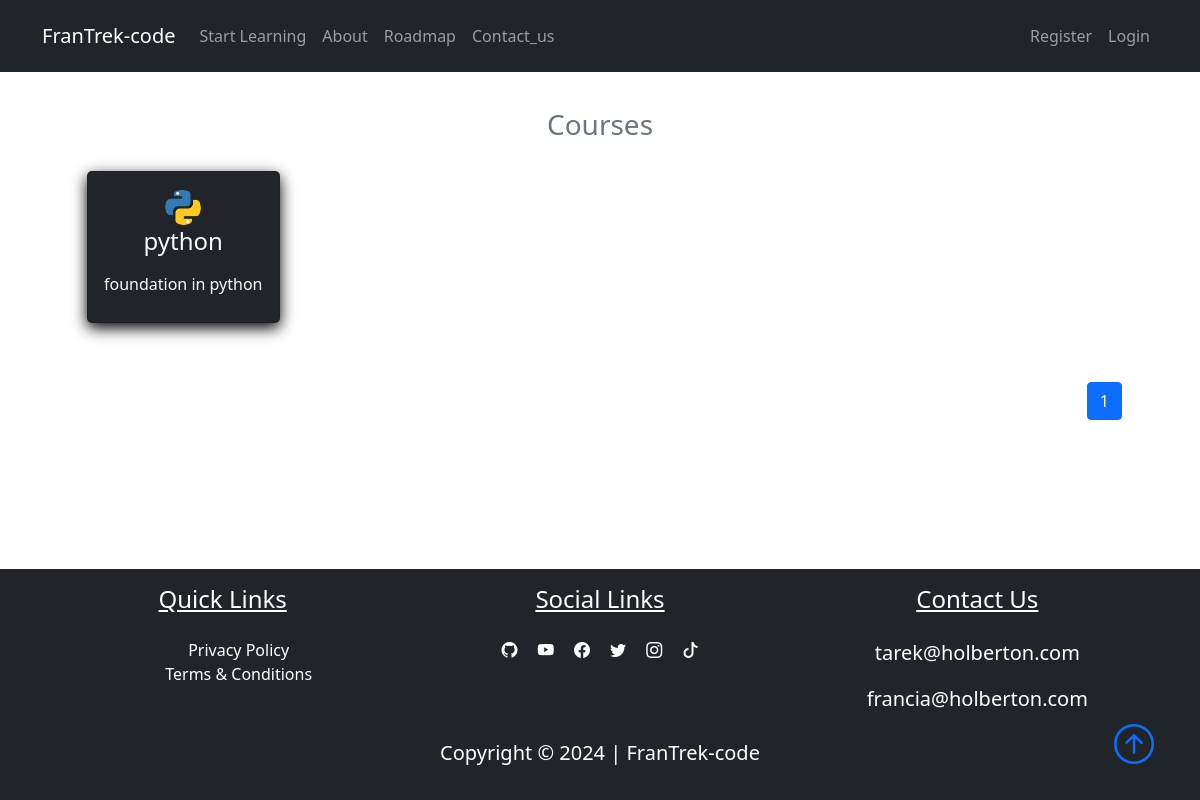
Screenshot of /courses with the database file from the repository.
### FranTrek/models.py (models this page shows, shortened)
class Course(db.Model):
    id = db.Column(db.Integer, primary_key=True)
    title = db.Column(db.String(50), unique=True, nullable=False)
    description = db.Column(db.String(150), nullable=False)
    icon = db.Column(db.String(20), nullable=False, default="default_icon.jpg")
    lessons = db.relationship("Lesson", backref="course_name", lazy=True)

### FranTrek/courses/routes.py (the view)
@courses_bp.route("/courses")
def courses():
    page = request.args.get("page", 1, type=int)
    courses = Course.query.paginate(page=page, per_page=6)
    return render_template("courses.html", title="Courses", courses=courses)

### FranTrek/templates/courses.html
{% extends "layout.html"%}
{% block content %}
<section class="bg-ligh">
    <div class="container p-5">
        <h3 class="text-center text-secondary" id='learn'>Courses</h3>
        <div class="row">
            {% for course in courses.items %}
            <div class="col-sm-12 col-md-6 col-lg-4 p-3 d-flex align-items-stretch">
                <a href="{{url_for('courses.course', course_title=course.title)}}" class="text-decoration-none">
                    <div class="card bg-dark text-light h-100">
                        <div class="card-body text-center">
                            <img src="{{url_for('static', filename='course_icons/'+course.icon)}}" alt=""
                                class="card-img w-25">
                            <h4 class="card-title mb-3">
                                {{course.title}}
                            </h4>
                            <p class="card-text">{{course.description}}</p>
                        </div>
                    </div>
                </a>
            </div>
            {% endfor %}
            <nav class="mt-5" aria-label="...">
                <ul class="pagination" style="display: flex; justify-content: flex-end">
                    {% for page_num in courses.iter_pages(left_edge=1, right_edge=1, left_current=1, right_current=2) %}
                    {% if page_num %}
                    {% if courses.page == page_num %}
                    <li class="page-item active">
                        <a href="{{url_for('courses.courses', page=page_num)}}" class="page-link">{{page_num}}</a>
                    </li>
                    {%else%}
                    <li class="page-item">
                        <a href="{{url_for('courses.courses', page=page_num)}}" class="page-link">{{page_num}}</a>
                    </li>
                    {%endif%}
                    {% else %}
                    ...
                    {% endif %}
                    {% endfor %}
                </ul>
            </nav>
        </div>
    </div>
</section>
{% endblock content %}

### FranTrek/static/main.css (style rules this page uses)
body::before { display: block; content: ''; height: 60px; }
.card { transition: 0.7s ease; box-shadow: 0 5px 15px rgba(1 1 1/ 15); border-radius: 5px; margin: 5px; }

### rows the page displays
Course: icon (picture), title "python", description "foundation in python"

### other values shown
{{ page_num }} "1"
